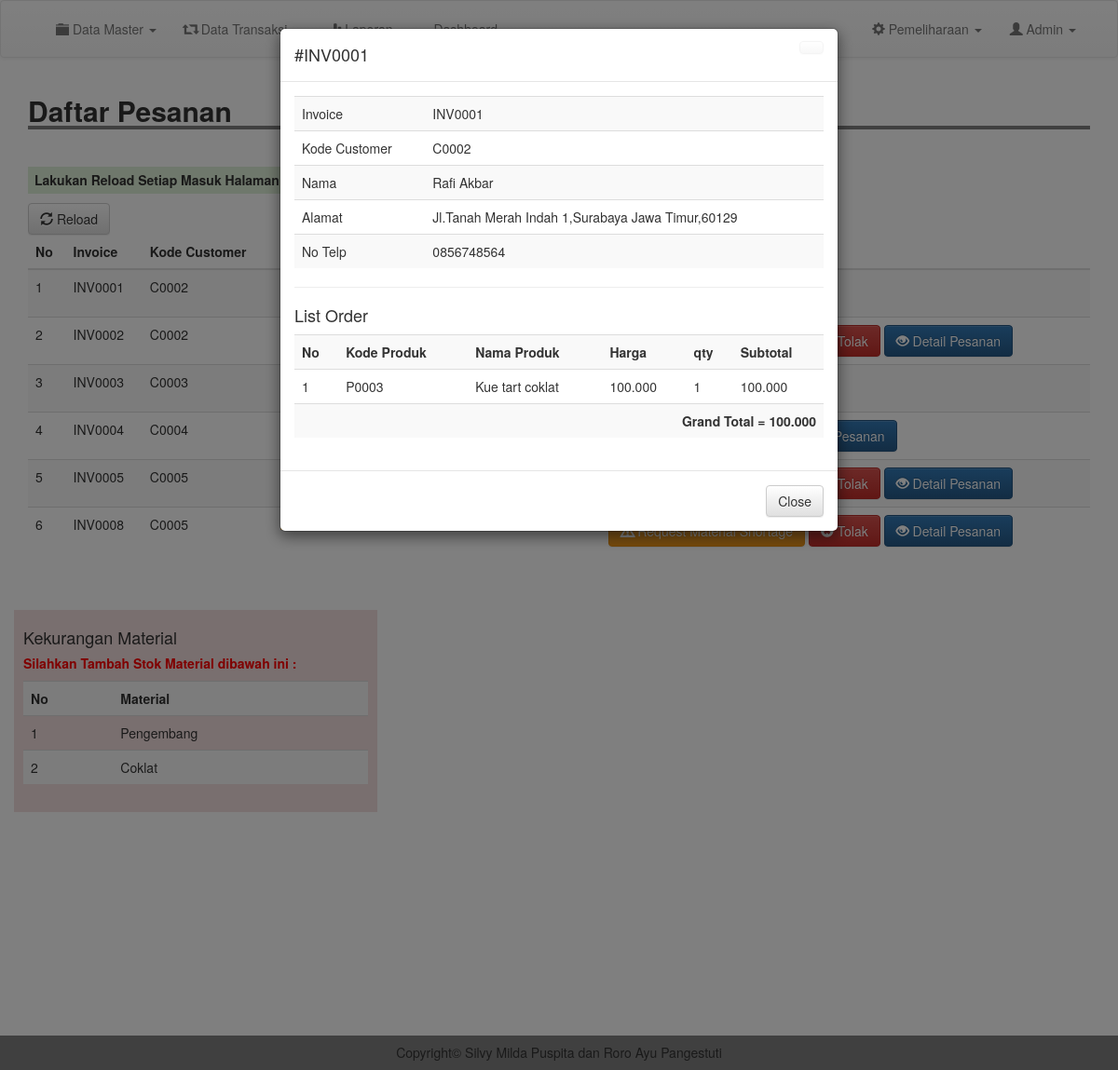
/uas/admin/detailorder.php?inv=INV0001 (signed in), run on the app's committed database.
### tables this page shows
CREATE TABLE `produksi` (
  `id_order` int(11) NOT NULL,
  `invoice` varchar(200) NOT NULL,
  `kode_customer` varchar(200) NOT NULL,
  `kode_produk` varchar(200) NOT NULL,
  `nama_produk` varchar(200) NOT NULL,
  `qty` int(11) NOT NULL,
  `harga` int(11) NOT NULL,
  `status` varchar(200) NOT NULL,
  `tanggal` date NOT NULL DEFAULT current_timestamp(),
  `provinsi` varchar(200) NOT NULL,
  `kota` varchar(200) NOT NULL,
  `alamat` varchar(200) NOT NULL,
  `kode_pos` varchar(200) NOT NULL,
  `terima` varchar(200) NOT NULL,
  `tolak` varchar(200) NOT NULL,
  `cek` int(11) NOT NULL
);

CREATE TABLE `customer` (
  `kode_customer` varchar(100) NOT NULL,
  `nama` varchar(100) NOT NULL,
  `email` varchar(100) NOT NULL,
  `username` varchar(100) NOT NULL,
  `password` varchar(100) NOT NULL,
  `telp` varchar(200) NOT NULL
);

### uas/admin/detailorder.php (the view, shortened to what this page needs)
<?php
include 'header.php';
$invoices = $_GET['inv'];
$d_order = mysqli_query($conn, "SELECT * FROM produksi WHERE invoice = '$invoices'");
$t_order = mysqli_fetch_assoc($d_order);
$sortage = mysqli_query($conn, "SELECT * FROM produksi where cek = '1'");
$cek_sor = mysqli_num_rows($sortage);
$cs = mysqli_query($conn, "SELECT * FROM customer WHERE kode_customer = '".$t_order['kode_customer']."'");
$t_cs = mysqli_fetch_assoc($cs);
?>
<div class="container">
	<h2 style=" width: 100%; border-bottom: 4px solid gray"><b>Daftar Pesanan</b></h2>
	<br>
	<h5 class="bg-success" style="padding: 7px; width: 710px; font-weight: bold;"><marquee>Lakukan Reload Setiap Masuk Halaman ini, untuk menghindari terjadinya kesalahan data dan informasi</marquee></h5>
	<a href="produksi.php" class="btn btn-default"><i class="glyphicon glyphicon-refresh"></i> Reload</a>
	<table class="table table-striped">
		<thead>
			<tr>
				<th scope="col">No</th>
				<th scope="col">Invoice</th>
				<th scope="col">Kode Customer</th>
				<th scope="col">Status</th>
				<th scope="col">Tanggal</th>
				<th scope="col">Action</th>
			</tr>
		</thead>
		<tbody>
			<?php
			$result = mysqli_query($conn, "SELECT DISTINCT invoice, kode_customer, status, kode_produk, qty,terima,tolak, cek FROM produksi group by invoice");
			$no = 1;
			while($row = mysqli_fetch_assoc($result)){
				$kodep = $row['kode_produk'];
				$inv = $row['invoice'];
				?>
				<tr>
					<td><?= $no; ?></td>
					<td><?= $row['invoice']; ?></td>
					<td><?= $row['kode_customer']; ?></td>
					<?php if($row['terima'] == 1){ ?>
						<td style="color: green;font-weight: bold;">Pesanan Diterima (Siap Kirim)
							<?php
						}else if($row['tolak'] == 1){
							?>
							<td style="color: red;font-weight: bold;">Pesanan Ditolak
								<?php
							}
							if($row['terima'] == 0 && $row['tolak'] == 0){
								?>
								<td style="color: orange;font-weight: bold;"><?= $row['status']; ?>
								<?php
							}
							$t_bom = mysqli_query($conn, "SELECT * FROM bom_produk WHERE kode_produk = '$kodep'");
							while($row1 = mysqli_fetch_assoc($t_bom)){
								$kodebk = $row1['kode_bk'];
								$inventory = mysqli_query($conn, "SELECT * FROM inventory WHERE kode_bk = '$kodebk'");
								$r_inv = mysqli_fetch_assoc($inventory);
								$kebutuhan = $row1['kebutuhan'];
								$qtyorder = $row['qty'];
								$inventory = $r_inv['qty'];
								$bom = ($kebutuhan * $qtyorder);
								$hasil = $inventory - $bom;
								if($hasil < 0 && $row['tolak'] == 0){
									mysqli_query($conn, "UPDATE produksi SET cek = '1' where invoice = '$inv'");
										$nama_material[] = $r_inv['nama'];
									?>
									<?php
								}
							}
							?>
						</td>
						<td>2020/26-01</td>
						<td>
							<?php if( $row['tolak']==0 && $row['cek']==1 && $row['terima']==0){ ?>
								<a href="inventory.php?cek=0" id="rq" class="btn btn-warning"><i class="glyphicon glyphicon-warning-sign"></i> Request Material Shortage</a>
								<a href="proses/tolak.php?inv=<?= $row['invoice']; ?>" class="btn btn-danger" onclick="return confirm('Yakin Ingin Menolak ?')"><i class="glyphicon glyphicon-remove-sign"></i> Tolak</a>
							<?php }else if($row['terima'] == 0 && $row['cek']==0){ ?>
								<a href="proses/terima.php?inv=<?= $row['invoice']; ?>&kdp=<?= $row['kode_produk']; ?>" class="btn btn-success"><i class="glyphicon glyphicon-ok-sign"></i> Terima</a>
								<a href="proses/tolak.php?inv=<?= $row['invoice']; ?>" class="btn btn-danger" onclick="return confirm('Yakin Ingin Menolak ?')"><i class="glyphicon glyphicon-remove-sign"></i> Tolak</a>
							<?php } ?>
							<a href="detailorder.php?inv=<?= $row['invoice']; ?>" type="submit" class="btn btn-primary"><i class="glyphicon glyphicon-eye-open"></i> Detail Pesanan</a>
						</td>
					</tr>
					<?php
					$no++;
				}
				?>
			</tbody>
		</table>
	<button type="hidden" data-toggle="modal" data-target="#myModal" id="btn" style="background-color: #fff; border: #fff;">
	</button>
	<div class="modal fade" id="myModal" tabindex="-1" role="dialog" aria-labelledby="myModalLabel">
		<div class="modal-dialog" role="document">
			<div class="modal-content">
				<div class="modal-header">
					<a href="m_produk.php" class="btn btn-default close"></a>
					<h4 class="modal-title" id="myModalLabel">#<?= $t_order['invoice']; ?></h4>
				</div>
				<div class="modal-body">
					<table class="table table-striped">
						<tr>
							<td>Invoice</td>
							<td><?= $t_order['invoice']; ?></td>
						</tr>
						<tr>
							<td>Kode Customer</td>
							<td><?= $t_order['kode_customer']; ?></td>
						</tr>
						<tr>
							<td>Nama</td>
							<td><?= $t_cs['nama']; ?></td>
						</tr>
						<tr>
							<td>Alamat</td>
							<td><?php echo  $t_order['alamat'].",".$t_order['kota']." ".$t_order['provinsi'].",".$t_order['kode_pos']; ?></td>
						</tr>
						<tr>
							<td>No Telp</td>
							<td><?= $t_cs['telp']; ?></td>
						</tr>
					</table>
					<hr>
					<h4>List Order</h4>
					<table class="table table-striped">
						<tr>
							<th>No</th>
							<th>Kode Produk</th>
							<th>Nama Produk</th>
							<th>Harga</th>
							<th>qty</th>
							<th>Subtotal</th>
						</tr>
					<?php
						$order = mysqli_query($conn, "SELECT * FROM produksi WHERE invoice = '$invoices'");
						$no = 1;
						$grand = 0;
						while ($list = mysqli_fetch_assoc($order)) {
					 ?>
						<tr>
							<td><?= $no;  ?></td>
							<td><?= $list['kode_produk']; ?></td>
							<td><?= $list['nama_produk']; ?></td>
							<td><?= number_format($list['harga'], 0, ".", ".");  ?></td>
							<td><?= $list['qty'];  ?></td>
							<td><?= number_format($list['harga']*$list['qty'], 0, ".", ".");  ?></td>
						</tr>
					<?php
						$sub = $list['harga'] * $list['qty'];
						$grand += $sub;
						$no++;
						}
					 ?>
						<tr>
							<td colspan="6" class="text-right"><b>Grand Total = <?= number_format($grand, 0, ".", ".");  ?></b></td>
						</tr>
					</table>
				</div>
				<div class="modal-footer">
					<a href="produksi.php" class="btn btn-default">Close</a>
				</div>
			</div>
		</div>
	</div>
		<?php
if($cek_sor > 0){
 ?>
	<br>
	<br>
	<div class="row">
		<div class="col-md-4 bg-danger" style="padding:10px;">
			<h4>Kekurangan Material </h4>
			<h5 style="color: red;font-weight: bold;">Silahkan Tambah Stok Material dibawah ini : </h5>
			<table class="table table-striped">
				<tr>
					<th>No</th>
					<th>Material</th>
				</tr>
	<?php
	$arr = array_values(array_unique($nama_material));
	for ($i=0; $i < count($arr); $i++) {
	 ?>
				<tr>
					<td><?= $i+1 ?></td>
					<td><?= $arr[$i]; ?></td>
				</tr>
	<?php } ?>
			</table>
		</div>
	</div>
<?php
}
 ?>
	</div>
	<br>
	<br>
	<br>
	<br>
	<br>
	<br>
	<br>
	<br>
	<br>
	<br>
	<br>
	<br>
	<?php
	include 'footer.php';
	?>

### uas/css/style.css (style rules this page uses)
body { margin:0; padding: 0; }

### data on the page
produksi: invoice "INV0001", kode_customer "C0002", alamat "Jl.Tanah Merah Indah 1", kota "Surabaya", provinsi "Jawa Timur", kode_pos "60129", kode_produk "P0003", nama_produk "Kue tart coklat", harga "100.000", qty "1", $list['harga']*$list['qty'] "100.000"
customer: nama "Rafi Akbar", telp "0856748564"

### other printed values
$row['invoice'] "INV0001"
$row['kode_customer'] "C0002"
$row['invoice'] "INV0002"
$row['invoice'] "INV0003"
$row['kode_customer'] "C0003"
$row['invoice'] "INV0004"
$row['kode_customer'] "C0004"
$row['invoice'] "INV0005"
$row['kode_customer'] "C0005"
$row['invoice'] "INV0008"
$grand "100.000"
$arr[$i] "Pengembang"
$arr[$i] "Coklat"
